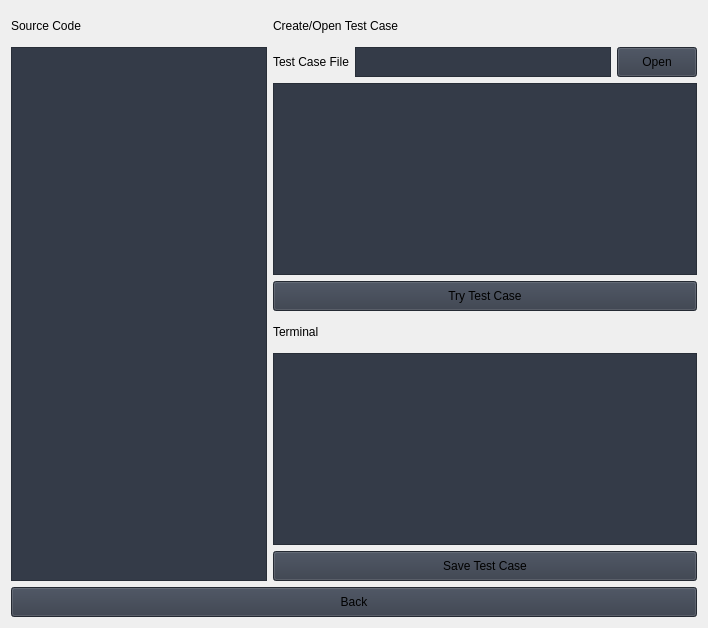
                     <widget class="QWidget" name="rospagetest">
                      <property name="styleSheet">
                       <string/>
                      </property>
                      <layout class="QVBoxLayout" name="verticalLayout_21">
                       <item>
                        <layout class="QGridLayout" name="gridLayout_12">
                         <item row="1" column="0">
                          <layout class="QGridLayout" name="gridLayout_37">
                           <item row="0" column="0">
                            <widget class="QLabel" name="label_79">
                             <property name="minimumSize">
                              <size>
                               <width>0</width>
                               <height>30</height>
                              </size>
                             </property>
                             <property name="maximumSize">
                              <size>
                               <width>16777215</width>
                               <height>30</height>
                              </size>
                             </property>
                             <property name="text">
                              <string>Source Code</string>
                             </property>
                            </widget>
                           </item>
                           <item row="1" column="0">
                            <widget class="QListWidget" name="listWidget_20">
                             <property name="styleSheet">
                              <string notr="true">background-color: rgb(52, 59, 72);</string>
                             </property>
                            </widget>
                           </item>
                          </layout>
                         </item>
                         <item row="1" column="1">
                          <layout class="QGridLayout" name="gridLayout_18">
                           <item row="7" column="1">
                            <widget class="QPushButton" name="ros_save_test_case">
                             <property name="minimumSize">
                              <size>
                               <width>0</width>
                               <height>30</height>
                              </size>
                             </property>
                             <property name="maximumSize">
                              <size>
                               <width>16777215</width>
                               <height>30</height>
                              </size>
                             </property>
                             <property name="styleSheet">
                              <string notr="true">background-color: rgb(52, 59, 72);</string>
                             </property>
                             <property name="text">
                              <string>Save Test Case</string>
                             </property>
                             <property name="icon">
                              <iconset resource="resources.qrc">
                               <normaloff>:/icons/images/icons/cil-save.png</normaloff>:/icons/images/icons/cil-save.png</iconset>
                             </property>
                            </widget>
                           </item>
                           <item row="5" column="1">
                            <widget class="QLabel" name="label_78">
                             <property name="minimumSize">
                              <size>
                               <width>0</width>
                               <height>30</height>
                              </size>
                             </property>
                             <property name="maximumSize">
                              <size>
                               <width>16777215</width>
                               <height>30</height>
                              </size>
                             </property>
                             <property name="sizeIncrement">
                              <size>
                               <width>0</width>
                               <height>30</height>
                              </size>
                             </property>
                             <property name="text">
                              <string>Terminal</string>
                             </property>
                            </widget>
                           </item>
                           <item row="4" column="1">
                            <widget class="QPushButton" name="ros_try_test_case">
                             <property name="minimumSize">
                              <size>
                               <width>0</width>
                               <height>30</height>
                              </size>
                             </property>
                             <property name="maximumSize">
                              <size>
                               <width>16777215</width>
                               <height>30</height>
                              </size>
                             </property>
                             <property name="styleSheet">
                              <string notr="true">background-color: rgb(52, 59, 72);</string>
                             </property>
                             <property name="text">
                              <string>Try Test Case</string>
                             </property>
                             <property name="icon">
                              <iconset resource="resources.qrc">
                               <normaloff>:/icons/images/icons/cil-chevron-double-right.png</normaloff>:/icons/images/icons/cil-chevron-double-right.png</iconset>
                             </property>
                            </widget>
                           </item>
                           <item row="6" column="1">
                            <widget class="QTextEdit" name="textEdit_41">
                             <property name="styleSheet">
                              <string notr="true">background-color: rgb(52, 59, 72);</string>
                             </property>
                            </widget>
                           </item>
                           <item row="3" column="1">
                            <widget class="QTextEdit" name="textEdit_12">
                             <property name="styleSheet">
                              <string notr="true">background-color: rgb(52, 59, 72);</string>
                             </property>
                            </widget>
                           </item>
                           <item row="0" column="1">
                            <widget class="QLabel" name="label_18">
                             <property name="minimumSize">
                              <size>
                               <width>0</width>
                               <height>30</height>
                              </size>
                             </property>
                             <property name="maximumSize">
                              <size>
                               <width>16777215</width>
                               <height>30</height>
                              </size>
                             </property>
                             <property name="sizeIncrement">
                              <size>
                               <width>0</width>
                               <height>30</height>
                              </size>
                             </property>
                             <property name="text">
                              <string>Create/Open Test Case</string>
                             </property>
                            </widget>
                           </item>
                           <item row="1" column="1" rowspan="2">
                            <layout class="QGridLayout" name="gridLayout_54">
                             <item row="0" column="2">
                              <widget class="QPushButton" name="open_ros_test_case">
                               <property name="minimumSize">
                                <size>
                                 <width>80</width>
                                 <height>30</height>
                                </size>
                               </property>
                               <property name="maximumSize">
                                <size>
                                 <width>80</width>
                                 <height>30</height>
                                </size>
                               </property>
                               <property name="styleSheet">
                                <string notr="true">background-color: rgb(52, 59, 72);</string>
                               </property>
                               <property name="text">
                                <string>Open</string>
                               </property>
                               <property name="icon">
                                <iconset resource="resources.qrc">
                                 <normaloff>:/icons/images/icons/cil-folder-open.png</normaloff>:/icons/images/icons/cil-folder-open.png</iconset>
                               </property>
                              </widget>
                             </item>
                             <item row="0" column="0">
                              <widget class="QLabel" name="label_80">
                               <property name="minimumSize">
                                <size>
                                 <width>0</width>
                                 <height>30</height>
                                </size>
                               </property>
                               <property name="maximumSize">
                                <size>
                                 <width>16777215</width>
                                 <height>30</height>
                                </size>
                               </property>
                               <property name="text">
                                <string>Test Case File</string>
                               </property>
                              </widget>
                             </item>
                             <item row="0" column="1">
                              <widget class="QTextEdit" name="textEdit_43">
                               <property name="minimumSize">
                                <size>
                                 <width>0</width>
                                 <height>30</height>
                                </size>
                               </property>
                               <property name="maximumSize">
                                <size>
                                 <width>16777215</width>
                                 <height>30</height>
                                </size>
                               </property>
                               <property name="styleSheet">
                                <string notr="true">background-color: rgb(52, 59, 72);</string>
                               </property>
                               <property name="verticalScrollBarPolicy">
                                <enum>Qt::ScrollBarAlwaysOff</enum>
                               </property>
                               <property name="lineWrapMode">
                                <enum>QTextEdit::NoWrap</enum>
                               </property>
                               <property name="readOnly">
                                <bool>true</bool>
                               </property>
                              </widget>
                             </item>
                            </layout>
                           </item>
                          </layout>
                         </item>
                        </layout>
                       </item>
                       <item>
                        <widget class="QPushButton" name="back_to_start">
                         <property name="minimumSize">
                          <size>
                           <width>0</width>
                           <height>30</height>
                          </size>
                         </property>
                         <property name="maximumSize">
                          <size>
                           <width>16777215</width>
                           <height>30</height>
                          </size>
                         </property>
                         <property name="styleSheet">
                          <string notr="true">background-color: rgb(52, 59, 72);</string>
                         </property>
                         <property name="text">
                          <string>Back</string>
                         </property>
                         <property name="icon">
                          <iconset resource="resources.qrc">
                           <normaloff>:/icons/images/icons/cil-arrow-circle-left.png</normaloff>:/icons/images/icons/cil-arrow-circle-left.png</iconset>
                         </property>
                        </widget>
                       </item>
                      </layout>
                     </widget>
